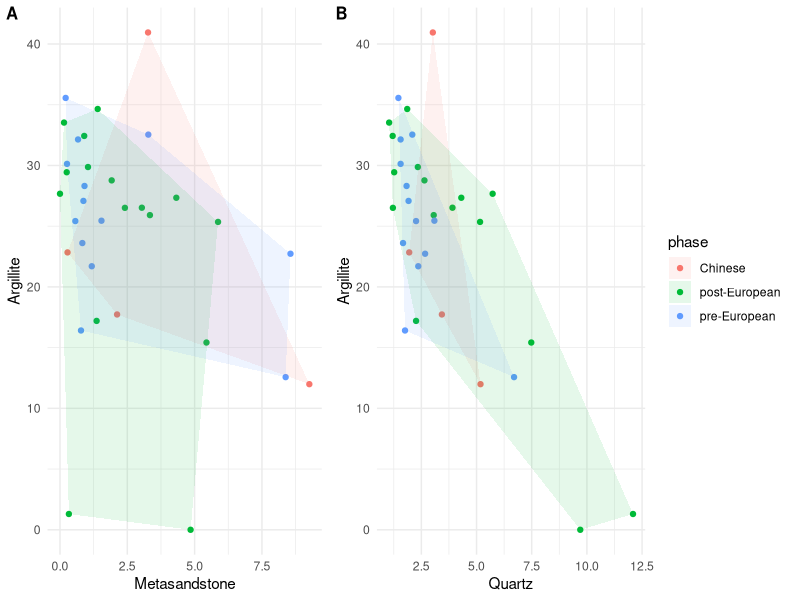
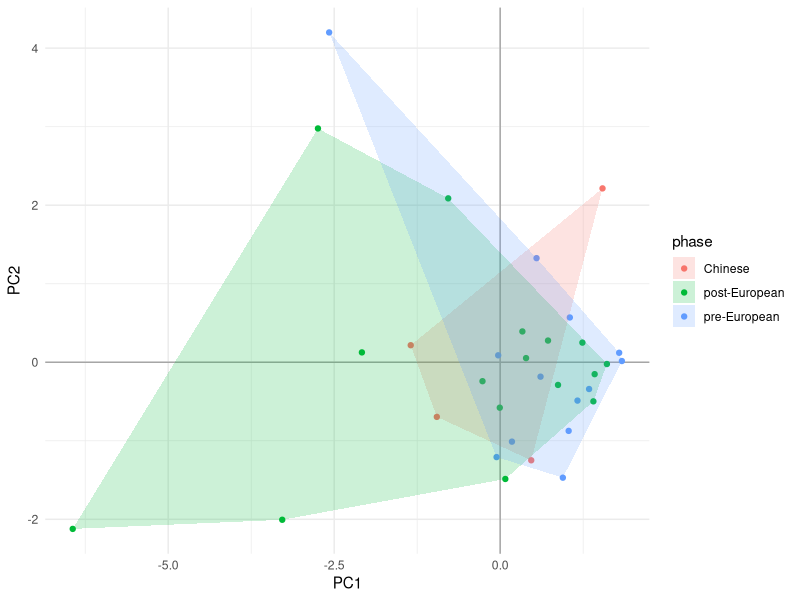
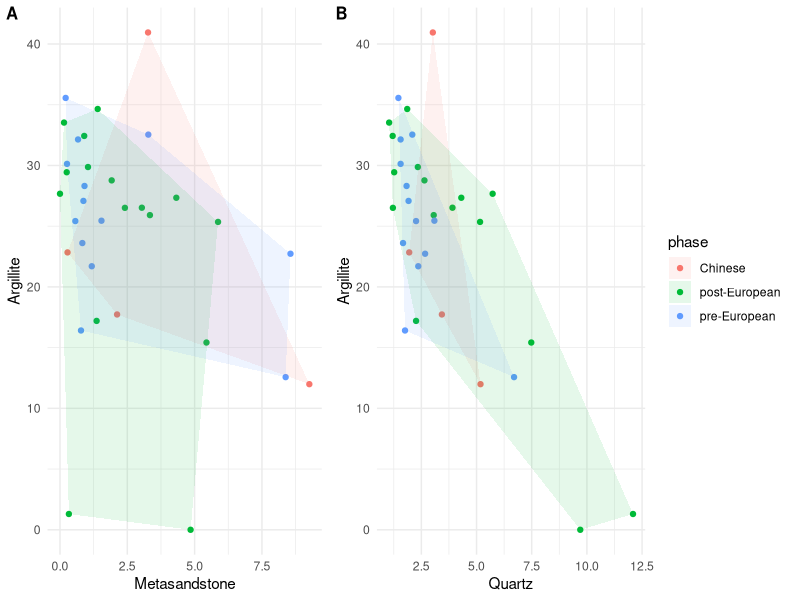
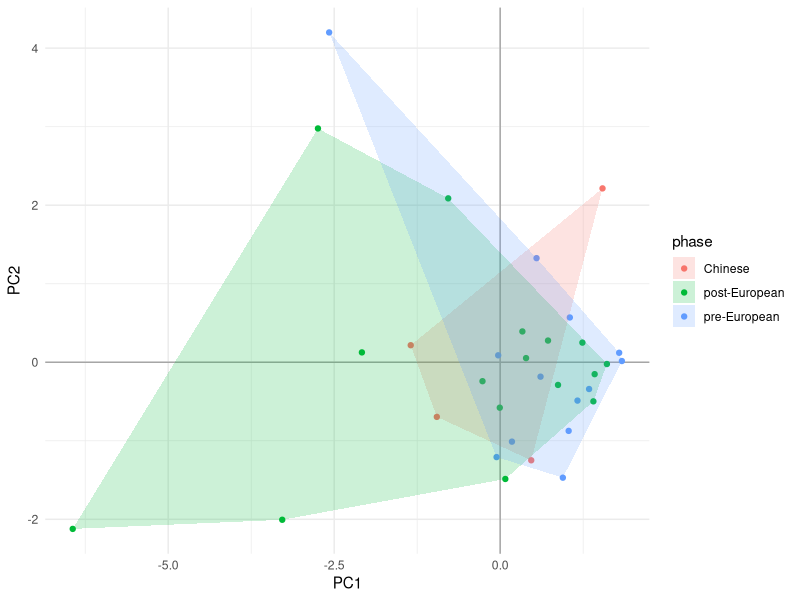

Source code (R) for these figures, in order:
# read data
library(tidyverse)
library(readxl)
thin_section <- read_excel(here::here("analysis", "data", "raw_data", "kwl_petrography.xlsx"), 2)
sherd <- read_excel(here::here("analysis", "data", "raw_data", "kwl_petrography.xlsx"), 1)

# sum the columns of similar minerals
thin_section_combine <-
  thin_section %>%
  mutate(Quartz = `Monocrystalline quartz` + `Polycrystalline quartz`,
         Argillite_all = `Argillite` + `Reddish-brown Argillite`) %>%
  mutate(phase = case_when(
    `phase` == "pre" ~ "pre-European",
    `phase` == "post" ~ "post-European",
    `phase` == "chi" ~ "Chinese",
    TRUE ~ "NA"))

table(thin_section_combine$phase)

# prepare data for pca
thin_section_combine_pca <-
  thin_section_combine %>%
  select(4:5, 8:12, 17:18)

# convex hulls for time periods by argillite and quartz
kwl_th_hulls <-
  thin_section_combine %>%
  filter(!is.na(Quartz), !is.na(Argillite_all)) %>%
  nest(-phase) %>%
  mutate(hulls = map(data, ~.[chull(.$Quartz, .$Argillite_all),])) %>%
  select(phase, hulls) %>%
  unnest(hulls)

library(ggplot2)
argi_quartz <-
  ggplot(thin_section_combine,
         aes(Quartz,
             Argillite_all,
             colour = phase,
             fill = phase)) +
  geom_point() +
  geom_polygon(data = kwl_th_hulls,
               alpha = 0.1,
               color  = NA) +
  labs(y = "Argillite") +
  theme_minimal()

# convex hulls for time periods by argillite and metasandstone
kwl_th_hulls2 <-
  thin_section_combine %>%
  filter(!is.na(Metasandstone), !is.na(Argillite_all)) %>%
  nest(-phase) %>%
  mutate(hulls = map(data, ~.[chull(.$Metasandstone, .$Argillite_all),])) %>%
  select(phase, hulls) %>%
  unnest(hulls)

argi_metasand <-
  ggplot(thin_section_combine,
         aes(Metasandstone,
             Argillite_all,
             colour = phase,
             fill = phase)) +
  geom_point() +
  geom_polygon(data = kwl_th_hulls2,
               alpha = 0.1,
               color  = NA) +
  labs(y = "Argillite") +
  theme_minimal() +
  theme(legend.position = "none")

library(cowplot)
plot_grid(argi_metasand, argi_quartz,
          labels = c('A', 'B'), label_size = 12,
          rel_widths = c(0.7, 1))

ggsave(here::here("analysis/figures/byplot_minerals.png"),
       w = 8, h = 3)

# PCA
pca1 <- prcomp(thin_section_combine_pca, scale. = TRUE)
# sqrt of eigenvalues
pca1$sdev
# loadings
head(pca1$rotation)
# PCs (aka scores)
head(pca1$x)
pca1$phase <- as.factor(thin_section_combine$phase)

# create data frame with scores
scores <- as.data.frame(pca1$x)
# add phase
scores$phase <- as.factor(thin_section_combine$phase)

pca_hulls <-
  scores %>%
  nest(-phase) %>%
  mutate(hulls = map(data, ~.[chull(.$PC1, .$PC2),])) %>%
  select(phase, hulls) %>%
  unnest(hulls)

# plot of PC values
ggplot(data = scores,
       aes(x = PC1, y = PC2, color = phase, fill = phase)) +
  geom_hline(yintercept = 0, color = "gray65") +
  geom_vline(xintercept = 0, color = "gray65") +
  geom_point() +
  # geom_text(aes(label = rownames(scores)), alpha = 0.8, size = 4) +
  geom_polygon(data = pca_hulls,
               alpha = 0.2,
               color  = NA) +
  theme_minimal()

ggsave(here::here("analysis/figures/pca-for-minerals.png"), w = 5, h = 3)

# MANOVA
man_pca <- manova(pca1$x ~ pca1$phase)
sum_man_all <- summary(man_pca, test="Pillai")
summary.aov(man_pca)

# check each pair of phase
pc1_mineral <- pca1$x[,1]
aov1 <-aov(pc1_mineral ~pca1$phase)
TukeyHSD(aov1)
pc2_mineral <- pca1$x[,2]
aov2 <-aov(pc2_mineral ~pca1$phase)
TukeyHSD(aov2)

# get p value
sum_man_all[4]
sum_man_all_df <-
  as.data.frame(sum_man_all[4]) %>%
  mutate_if(is.numeric, round, 4) %>%
  select(-`stats.Df`, -`stats.num.Df`) %>%
  rename(`Pillai's trace` = `stats.Pillai`,
         `Approximate F value` = `stats.approx.F`,
         `degrees of freedom` = `stats.den.Df`,
         `Pr(>F)` = `stats.Pr..F.`)

#  Pillai’s Trace = 0.465, F = 0.775, df = 46,

pval_all <- signif(unname(sum_man_all_df[,'Pr(>F)'][1]), 4)

